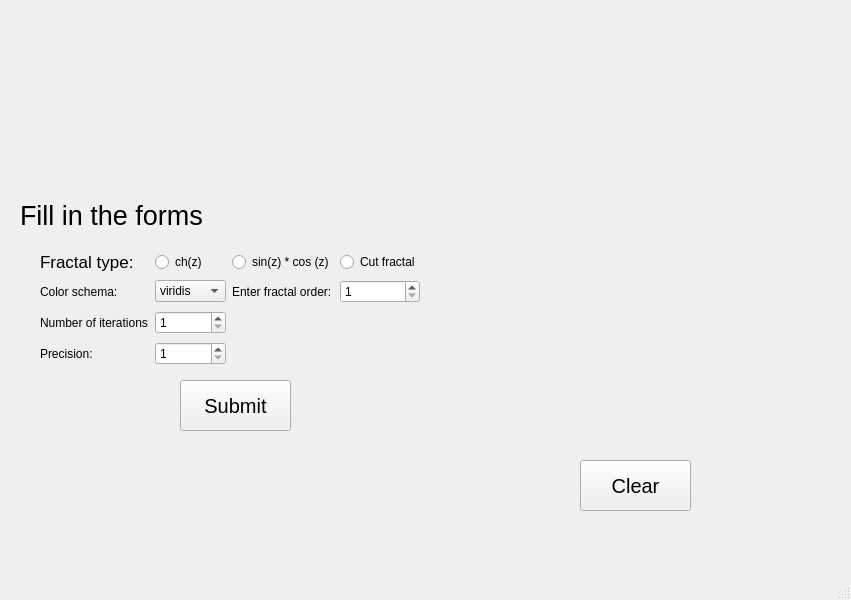
<?xml version="1.0" encoding="UTF-8"?>
<ui version="4.0">
 <class>MainWindow</class>
 <widget class="QMainWindow" name="MainWindow">
  <property name="geometry">
   <rect>
    <x>0</x>
    <y>0</y>
    <width>851</width>
    <height>600</height>
   </rect>
  </property>
  <property name="windowTitle">
   <string>FractalWindow</string>
  </property>
  <widget class="QWidget" name="centralwidget">
   <widget class="QLabel" name="label">
    <property name="geometry">
     <rect>
      <x>20</x>
      <y>200</y>
      <width>191</width>
      <height>31</height>
     </rect>
    </property>
    <property name="font">
     <font>
      <pointsize>20</pointsize>
     </font>
    </property>
    <property name="text">
     <string>Fill in the forms</string>
    </property>
   </widget>
   <widget class="QWidget" name="gridLayoutWidget">
    <property name="geometry">
     <rect>
      <x>40</x>
      <y>250</y>
      <width>380</width>
      <height>120</height>
     </rect>
    </property>
    <layout class="QGridLayout" name="gridLayout">
     <item row="1" column="1">
      <widget class="QComboBox" name="color_schema">
       <item>
        <property name="text">
         <string>viridis</string>
        </property>
       </item>
       <item>
        <property name="text">
         <string>plasma</string>
        </property>
       </item>
       <item>
        <property name="text">
         <string>inferno</string>
        </property>
       </item>
       <item>
        <property name="text">
         <string>magma</string>
        </property>
       </item>
       <item>
        <property name="text">
         <string>cividis</string>
        </property>
       </item>
      </widget>
     </item>
     <item row="1" column="2">
      <widget class="QLabel" name="label_5">
       <property name="text">
        <string>Enter fractal order:</string>
       </property>
      </widget>
     </item>
     <item row="1" column="0">
      <widget class="QLabel" name="label_3">
       <property name="text">
        <string>Color schema:</string>
       </property>
      </widget>
     </item>
     <item row="0" column="2">
      <widget class="QRadioButton" name="sinz_cosz_rbutt">
       <property name="text">
        <string>sin(z) * cos (z)</string>
       </property>
      </widget>
     </item>
     <item row="2" column="0">
      <widget class="QLabel" name="label_4">
       <property name="text">
        <string>Number of iterations:</string>
       </property>
      </widget>
     </item>
     <item row="0" column="0">
      <widget class="QLabel" name="label_2">
       <property name="font">
        <font>
         <pointsize>13</pointsize>
        </font>
       </property>
       <property name="text">
        <string>Fractal type:</string>
       </property>
      </widget>
     </item>
     <item row="0" column="1">
      <widget class="QRadioButton" name="f_ch_rbutt">
       <property name="text">
        <string>ch(z)</string>
       </property>
      </widget>
     </item>
     <item row="2" column="1">
      <widget class="QSpinBox" name="iterations_number">
       <property name="minimum">
        <number>1</number>
       </property>
       <property name="maximum">
        <number>500</number>
       </property>
      </widget>
     </item>
     <item row="0" column="3">
      <widget class="QRadioButton" name="cut_rbutt">
       <property name="text">
        <string>Cut fractal</string>
       </property>
      </widget>
     </item>
     <item row="1" column="3">
      <widget class="QSpinBox" name="cut_fractal_order">
       <property name="minimum">
        <number>1</number>
       </property>
       <property name="maximum">
        <number>5</number>
       </property>
      </widget>
     </item>
     <item row="3" column="0">
      <widget class="QLabel" name="label_6">
       <property name="text">
        <string>Precision:</string>
       </property>
      </widget>
     </item>
     <item row="3" column="1">
      <widget class="QSpinBox" name="precision">
       <property name="minimum">
        <number>1</number>
       </property>
       <property name="maximum">
        <number>1000</number>
       </property>
      </widget>
     </item>
    </layout>
   </widget>
   <widget class="QPushButton" name="draw_fractal_button">
    <property name="geometry">
     <rect>
      <x>180</x>
      <y>380</y>
      <width>111</width>
      <height>51</height>
     </rect>
    </property>
    <property name="font">
     <font>
      <pointsize>15</pointsize>
     </font>
    </property>
    <property name="text">
     <string>Submit</string>
    </property>
   </widget>
   <widget class="QWidget" name="widget" native="true">
    <property name="geometry">
     <rect>
      <x>430</x>
      <y>70</y>
      <width>411</width>
      <height>371</height>
     </rect>
    </property>
    <widget class="QLabel" name="image">
     <property name="geometry">
      <rect>
       <x>8</x>
       <y>5</y>
       <width>401</width>
       <height>361</height>
      </rect>
     </property>
     <property name="sizePolicy">
      <sizepolicy hsizetype="Expanding" vsizetype="Expanding">
       <horstretch>1</horstretch>
       <verstretch>1</verstretch>
      </sizepolicy>
     </property>
     <property name="text">
      <string/>
     </property>
     <property name="scaledContents">
      <bool>false</bool>
     </property>
     <property name="alignment">
      <set>Qt::AlignCenter</set>
     </property>
    </widget>
   </widget>
   <widget class="QPushButton" name="clear_button">
    <property name="geometry">
     <rect>
      <x>580</x>
      <y>460</y>
      <width>111</width>
      <height>51</height>
     </rect>
    </property>
    <property name="font">
     <font>
      <pointsize>15</pointsize>
     </font>
    </property>
    <property name="text">
     <string>Clear</string>
    </property>
   </widget>
  </widget>
  <widget class="QMenuBar" name="menubar">
   <property name="geometry">
    <rect>
     <x>0</x>
     <y>0</y>
     <width>851</width>
     <height>22</height>
    </rect>
   </property>
  </widget>
  <widget class="QStatusBar" name="statusbar"/>
 </widget>
 <resources/>
 <connections/>
</ui>
